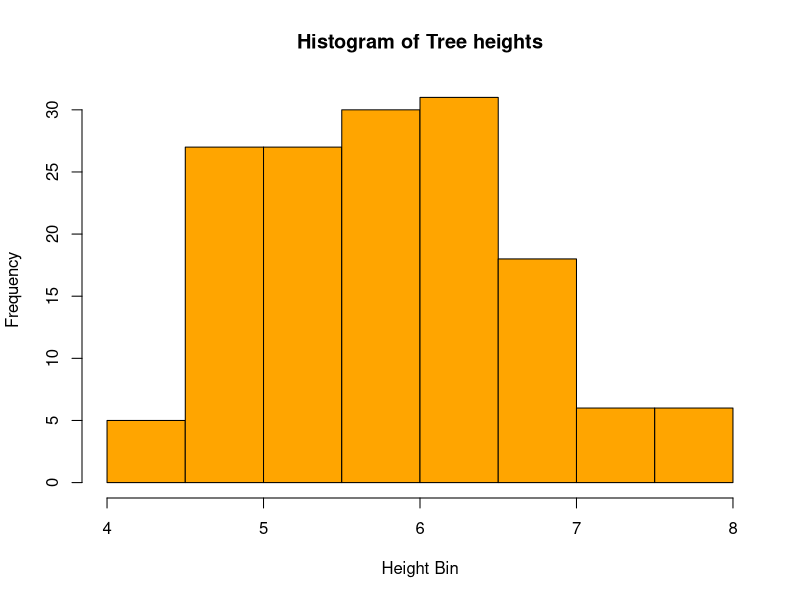
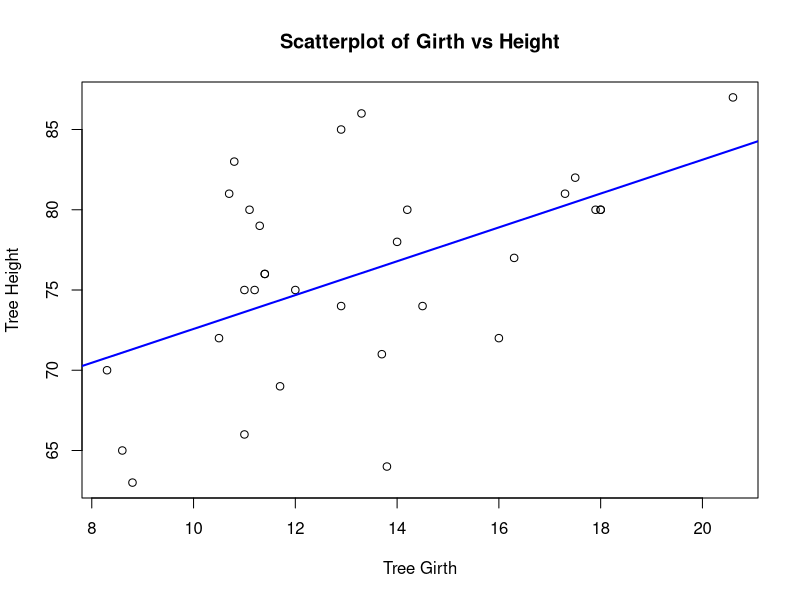
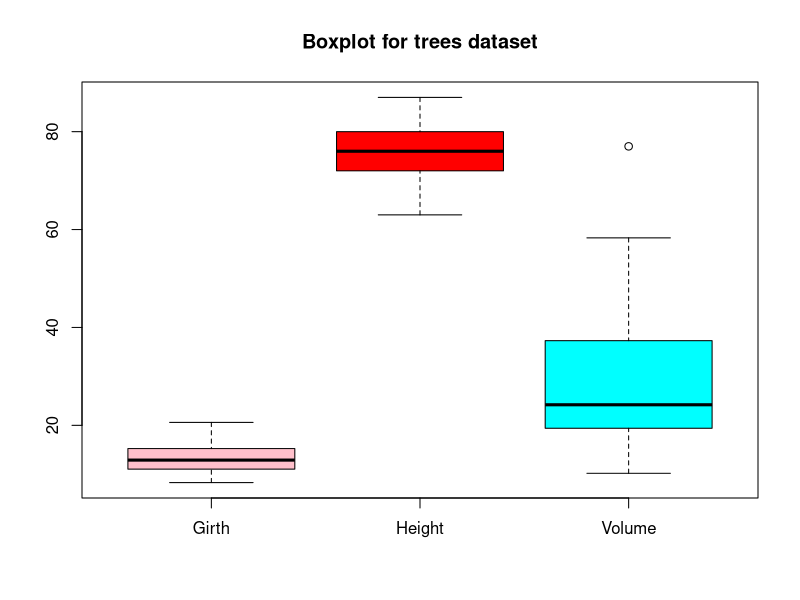

The R source for these figures, in order:
#I used iris to make different types of graphs in R
#Iris and sepal length to visualize histogram
hist(iris$Sepal.Length, breaks = 10, col = "orange", 
     main = "Histogram of Tree heights", 
     xlab = "Height Bin")

#I used trees here to visualize scatterplots
attach(trees)
plot(Girth, Height, main = "Scatterplot of Girth vs Height", xlab = "Tree Girth", ylab = "Tree Height")
abline(lm(Height ~ Girth), col = "blue", lwd = 2)

#Trees for Boxplot datasets
boxplot(trees, col = c("pink", "red", "cyan"), main = "Boxplot for trees dataset")


#I observe the histogram is not displaying. Kindly check your plot again.
#This is a great work you have done.











